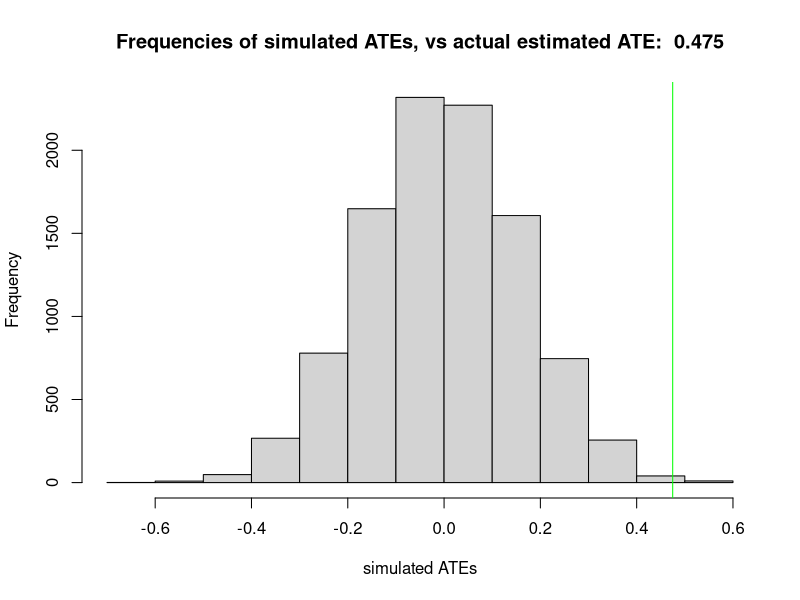
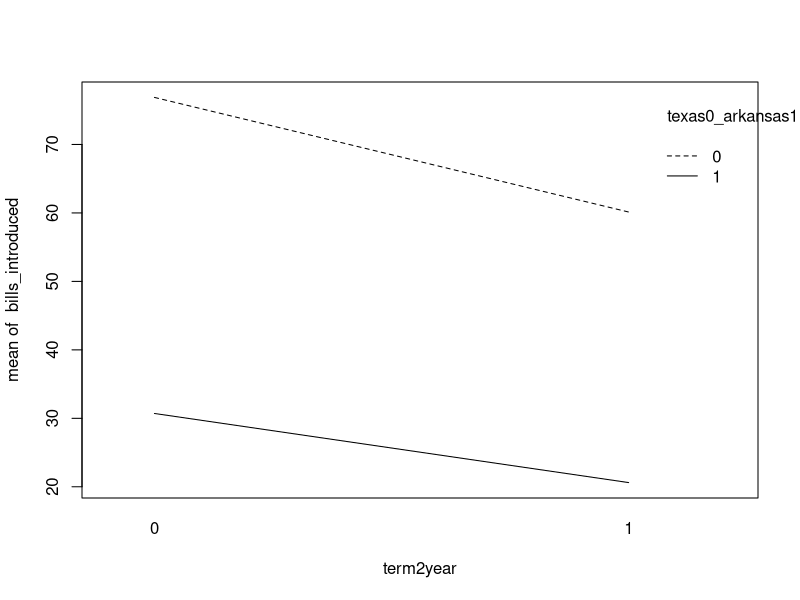
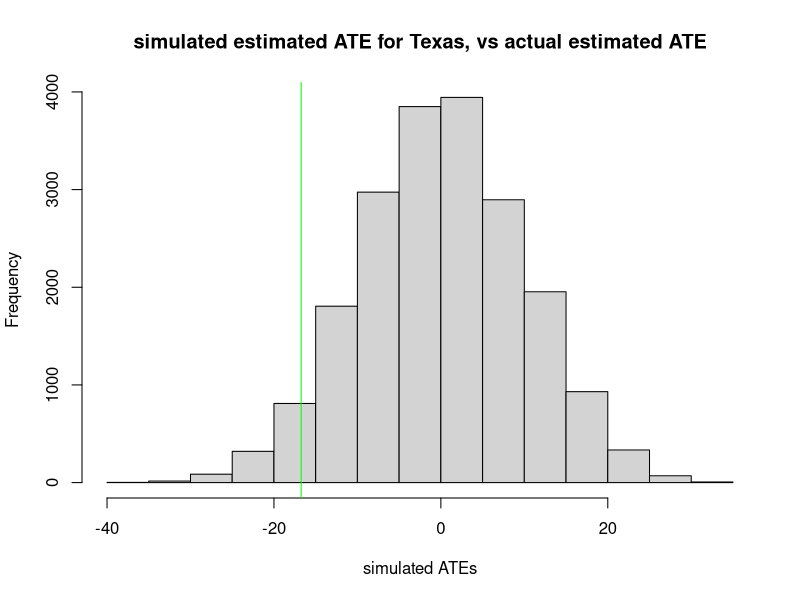
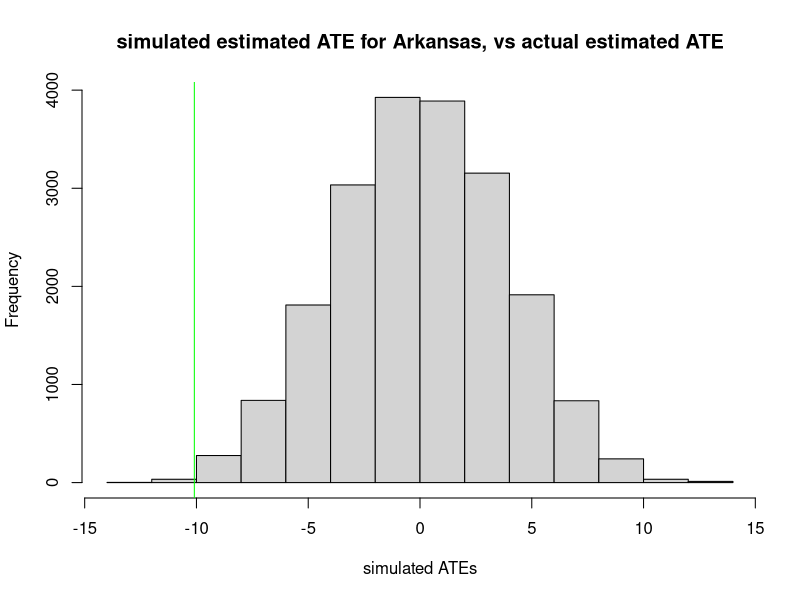
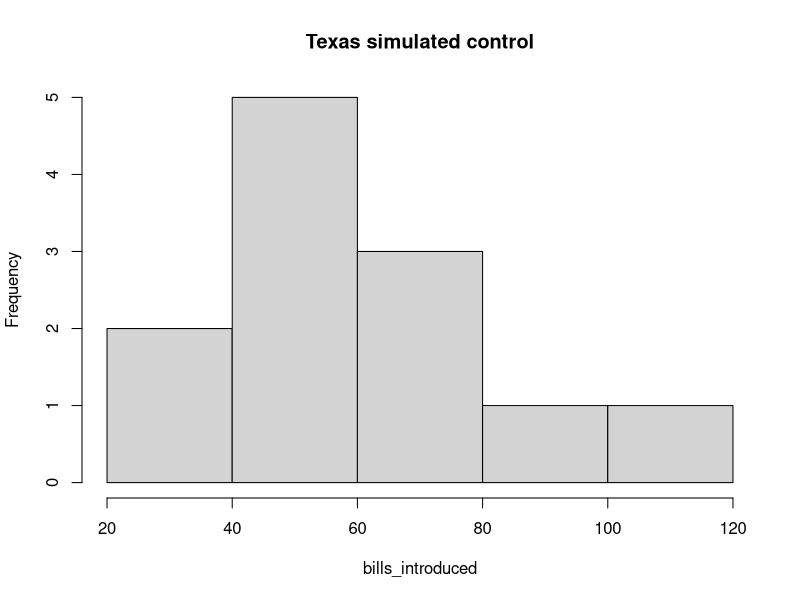
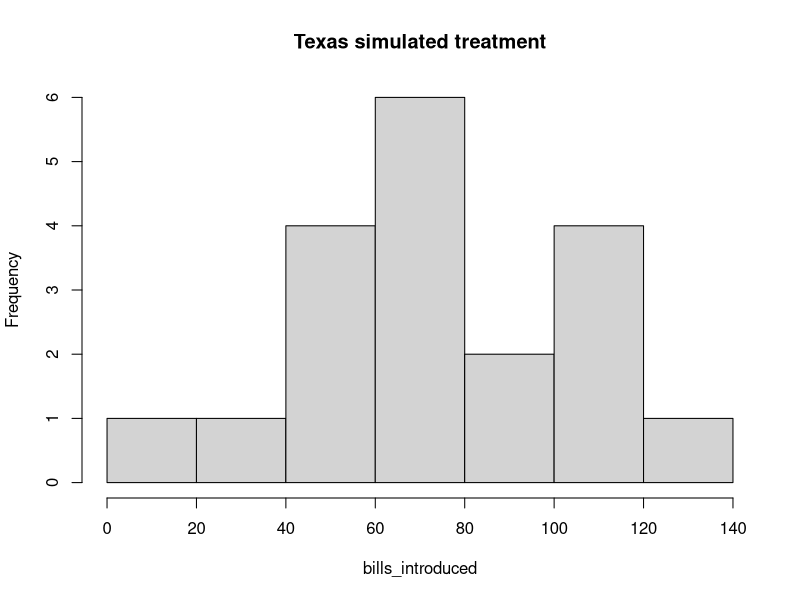
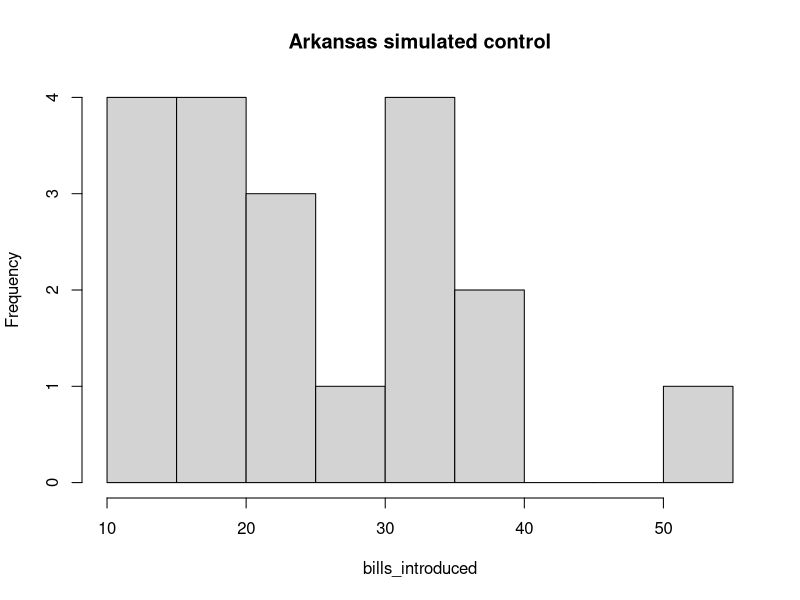
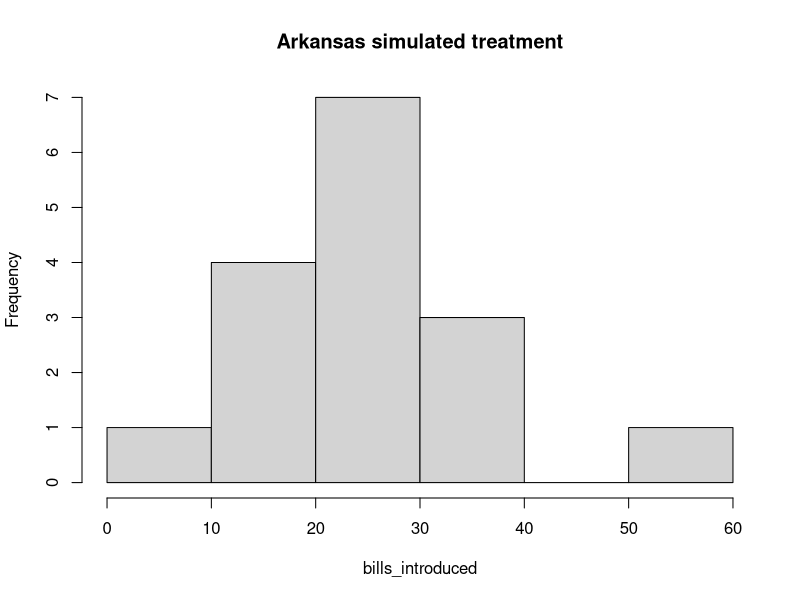

The R script that drew these images, in order:
## ---- chunk 1
library(data.table)
q1 <- {}
q1$d3.6 <- data.table( read.csv("./data/Clingingsmith.2009.csv") )
# head(q1$d3.6)
# summary(q1$d3.6)
# str(q1$d3.6)

# use basic methods to check ATE from the data
# q1$poc <- q1$d3.6[success==0,mean(views)]
# q1$pot <- q1$d3.6[success==1,mean(views)]
# q1$ate <- q1$pot - q1$poc

# use OLS to check ATE from data
q1$m1 <- q1$d3.6[,lm(views ~ success)]
# ATE is a view improvement of roughly 0.475
q1$ate <- q1$m1$coefficients[2]

## ---- chunk 2
# conducting 1 simulated random assignment under the sharp null hypothesis (e.g. matters not if person won visa, their view would not have changed)
# so we flip a fair coin for each person in population, 1 = won visa (treatment), 0 = did not win visa (control)
# ... and we don't change the views, because we are assuming that assignment to win or not win a visa would not have changed it at all

# set.seed(87542)
# q1$d3.6 <- q1$d3.6[, success.q1.a := replicate(nrow(q1$d3.6), rbinom(1,1,0.5))]
# q1$m2 <- q1$d3.6[,lm(views ~ success.q1.a)]
# q1$ate.q1.a <- q1$m2$coefficients[2]


# to conduct 10,000 simulated random assignments under the sharp null hypothesis, just need to create a simulate study function and call it 10,000 times
# then get a distribution of ATEs
set.seed(87542)
q1$sim.study <- function() {
    q1$d3.6 <- q1$d3.6[, success.q1.a := replicate(nrow(q1$d3.6), rbinom(1,1,0.5))]
    q1$m2 <- q1$d3.6[,lm(views ~ success.q1.a)]
    q1$ate.q1.a <- q1$m2$coefficients[2]
    return(q1$ate.q1.a)
}
q1$sim.results <- replicate(10000, q1$sim.study())
hist(q1$sim.results, xlab="simulated ATEs", main=paste("Frequencies of simulated ATEs, vs actual estimated ATE: ",round(q1$ate,3)))
abline(v=q1$ate,col="green")
## ---- chunk 3
data.table(q1$sim.results)[,sim.ate.as.large.as.actual.ate:=(q1$sim.results >= q1$ate)][,.N,by=sim.ate.as.large.as.actual.ate]
## ---- chunk 4
mean(q1$sim.results > q1$ate)
## ---- chunk 5
data.table(q1$sim.results)[,sim.ate.abs.as.large.as.actual.ate:=(abs(q1$sim.results) >= abs(q1$ate))][,.N,by=sim.ate.abs.as.large.as.actual.ate]
## ---- chunk 6
mean(abs(q1$sim.results) > abs(q1$ate))
# or
mean(q1$sim.results > q1$ate) * 2
## ---- chunk 7
library(foreign)
library(data.table)
q2 <- {}
q2$d3.8 <- data.table( read.dta("./data/Titiunik.2010.dta") )
# head(q2$d3.8)
# summary(q2$d3.8)
# str(q2$d3.8)
# hist(q2$d3.8$term2year)
# hist(q2$d3.8$bills_introduced)
# hist(q2$d3.8$texas0_arkansas1)
# q2$d3.8[texas0_arkansas1==0,plot(bills_introduced ~ term2year,main="Texas")]
# q2$d3.8[texas0_arkansas1==1,plot(bills_introduced ~ term2year,main="Arkansas")]
q2$d3.8[,interaction.plot(term2year,texas0_arkansas1,bills_introduced)]
## ---- chunk 8
# use basic methods to estimate the effect on number of bills introduced, by the 2-year term, and the blocking variable texas-vs-arkansas
dcast(
    q2$d3.8[,list(mu=mean(bills_introduced)),by=c("term2year","texas0_arkansas1")] 
    ,texas0_arkansas1 ~ term2year
    ,value.var = "mu"
)

q2$ate.2y.texas.basic <- q2$d3.8[texas0_arkansas1==0 & term2year==1,mean(bills_introduced)] - q2$d3.8[texas0_arkansas1==0 & term2year==0,mean(bills_introduced)]
# -16.74167

q2$ate.2y.arkansas.basic <- q2$d3.8[texas0_arkansas1==1 & term2year==1,mean(bills_introduced)] - q2$d3.8[texas0_arkansas1==1 & term2year==0,mean(bills_introduced)]
# -10.09477


# use OLS regression to estimate the effect on number of bills introduced, by the 2-year term, and the blocking variable texas-vs-arkansas
q2$m1 <- q2$d3.8[texas0_arkansas1==0,lm(bills_introduced ~ term2year)]
(q2$m1)
q2$m2 <- q2$d3.8[texas0_arkansas1==1,lm(bills_introduced ~ term2year)]
(q2$m2)
q2$ate.2y.texas.ols <- q2$m1$coefficients[2] # -16.74167 
q2$ate.2y.arkansas.ols <- q2$m2$coefficients[2] # -10.09477


# use OLS in one model, with interaction variable between the term2year and texas0_arkansas1
q2$m3 <- q2$d3.8[,lm(bills_introduced ~ term2year + texas0_arkansas1 + term2year*texas0_arkansas1)]
(q2$m3)
q2$ate.2y.texas.ols2 <- q2$m3$coefficients[2] # -16.74167 
q2$ate.2y.arkansas.ols2 <- q2$m3$coefficients[2] + q2$m3$coefficients[4] # -10.09477


# use OLS to predict, incorrectly, the overall ATE
q2$m4 <- q2$d3.8[,lm(bills_introduced ~ term2year)]
(q2$m4)
q2$ate.overall.bad.ols <- q2$m4$coefficients[2] # -14.51515 

## ---- chunk 9
# estimate the se for each state, using basic methods
# var0 = variance of control, n0 = number of units in control
# var1 = variance of treatment, n1 = number of units in treatment
q2$se.func <- function(var0, var1, n0, n1) {
    return( sqrt(var0/n0 + var1/n1) )
}


# calcuate the standard error of the estimated ATE, for each state
q2$var0.texas <- var(q2$d3.8[term2year==0 & texas0_arkansas1==0,bills_introduced]) #var0 for texas, 956.25
q2$var1.texas <- var(q2$d3.8[term2year==1 & texas0_arkansas1==0,bills_introduced]) #var1 for texas, 413.6952
q2$var0.arkansas <- var(q2$d3.8[term2year==0 & texas0_arkansas1==1,bills_introduced]) #var0 for arkansas, 148.5956
q2$var1.arkansas <- var(q2$d3.8[term2year==1 & texas0_arkansas1==1,bills_introduced]) #var1 for arkansas, 50.25163
q2$n0.texas <- q2$d3.8[term2year==0 & texas0_arkansas1==0,.N] #n0 for texas, 16
q2$n1.texas <- q2$d3.8[term2year==1 & texas0_arkansas1==0,.N] #n1 for texas, 15
q2$n0.arkansas <- q2$d3.8[term2year==0 & texas0_arkansas1==1,.N] #n0 for arkansas, 17
q2$n1.arkansas <- q2$d3.8[term2year==1 & texas0_arkansas1==1,.N] #n1 for arkansas, 18

q2$se.texas <- q2$se.func(q2$var0.texas, q2$var1.texas, q2$n0.texas, q2$n1.texas) #se for texas block, 9.345871
q2$se.arkansas <- q2$se.func(q2$var0.arkansas, q2$var1.arkansas, q2$n0.arkansas, q2$n1.arkansas)#se for arkansas block, 3.395979





# estimate the se for each state, using libraries
# TBD

## ---- chunk 10
# total ATE is the sum of the ATEs within each block, scaled by the number of units in each block
q2$ate.total = (q2$n.texas/q2$n.all) * q2$ate.2y.texas.basic + (q2$n.arkansas/q2$n.all) * q2$ate.2y.arkansas.basic
(q2$ate.total) # -13.2168
    
## ---- chunk 11
# using results from previous section, calculate the blocked standard error of the estimated ATE
q2$n.texas <- q2$d3.8[texas0_arkansas1==0,.N] #n for texas block, 31
q2$n.arkansas <- q2$d3.8[texas0_arkansas1==1,.N] #n for arkansas block, 35
q2$n.all <- q2$d3.8[,.N] #n for all, 66

q2$se.all <- sqrt( q2$se.texas^2 * (q2$n.texas/q2$n.all)^2 + q2$n.texas^2 * (q2$n.arkansas/q2$n.all)^2 ) #se for overall ATE, 17.01539
(q2$se.all)

## ---- chunk 12
# for a round of randomization inference, we will randomly assign senators to 2-year terms for both texas and arkansas
set.seed(12659)
q2$d3.8 <- q2$d3.8[,term2yearRI:=replicate(nrow(q2$d3.8), rbinom(1,1,0.5))]

# use basic methods to calculate the ATE for each state
q2$ate.texas.ri <- q2$d3.8[texas0_arkansas1==0 & term2yearRI==1,mean(bills_introduced)] - q2$d3.8[texas0_arkansas1==0 & term2yearRI==0,mean(bills_introduced)]
# -19.48246

q2$ate.arkansas.ri <- q2$d3.8[texas0_arkansas1==1 & term2yearRI==1,mean(bills_introduced)] - q2$d3.8[texas0_arkansas1==1 & term2yearRI==0,mean(bills_introduced)]
# -0.7156863


# creates a function to simulate the randomization inference
q2$sim.study <- function() {
    q2$d3.8 <- q2$d3.8[,term2yearRI:=replicate(nrow(q2$d3.8), rbinom(1,1,0.5))]
    q2$m5 <-  q2$d3.8[,lm(bills_introduced ~ term2yearRI + texas0_arkansas1 + term2yearRI*texas0_arkansas1)]
    q2$ate.texas.ri <- q2$m5$coefficients[2]
    q2$ate.arkansas.ri <- q2$m5$coefficients[2] + q2$m5$coefficients[4]
    return(list(q2$ate.texas.ri, q2$ate.arkansas.ri))
}
q2$sim.results <- replicate(10000, q2$sim.study())

# extracts the simulated ATEs for texas and arkansas
q2$ate.texas.sim <- unlist( q2$sim.results[1,1:length(q2$sim.results)/2] )
hist(q2$ate.texas.sim, main="simulated estimated ATE for Texas, vs actual estimated ATE", xlab="simulated ATEs")
abline(v=q2$ate.2y.texas.basic,col="green")

q2$ate.arkansas.sim <- unlist( q2$sim.results[2,1:length(q2$sim.results)/2] )
hist(q2$ate.arkansas.sim, main="simulated estimated ATE for Arkansas, vs actual estimated ATE", xlab="simulated ATEs")
abline(v=q2$ate.2y.arkansas.basic,col="green")


# calculates the implied p-value for each state
mean(q2$ate.texas.sim < q2$ate.2y.texas.basic) #p-value for texas, 0.04470224
mean(q2$ate.arkansas.sim < q2$ate.2y.arkansas.basic) #p-value for arkansas, 0.002100105

# both p-values are < than 0.05, so we can reject the sharp null hypothesis
## ---- chunk 13
q2$d3.8[texas0_arkansas1==0 & term2yearRI==0,hist(bills_introduced,main="Texas simulated control")]
q2$d3.8[texas0_arkansas1==0 & term2yearRI==1,hist(bills_introduced,main="Texas simulated treatment")]
q2$d3.8[texas0_arkansas1==1 & term2yearRI==0,hist(bills_introduced,main="Arkansas simulated control")]
q2$d3.8[texas0_arkansas1==1 & term2yearRI==1,hist(bills_introduced,main="Arkansas simulated treatment")]
## ---- chunk 14
## load data 
library(data.table)
q3 <- {}
q3$d <- data.table( read.csv("./data/ggChapter3.csv") )
# summary(q3$d)
# str(q3$d)
# hist(q3$d$Village)
# hist(q3$d$Y)
# hist(q3$d$D)
# hist(q3$d$Block)
## ---- chunk 15
# create clustering based on {1,2}, {3,4}, {5,6}, ... , {13,14}
q3$d <- q3$d[,C1:=0]
for (i in seq(1,nrow(q3$d),2)) {
    # q3$d[Village==i & Village==i+1, C1:=list(i,i)] #not sure why this doesn't work ...
    q3$d[Village==i, C1:=list(i)]
    q3$d[Village==i+1, C1:=list(i)]

}
head(q3$d)
plot(jitter(q3$d$Block), q3$d$Y)
plot(jitter(q3$d$C1), q3$d$Y)

# we can see from the individual values plot that the variance in our simulated clusters, C1, is relatively small
## ---- chunk 16
# create clustering based on {1,14}, {2,13}, {3,12}, ... , {7,8}
q3$d <- q3$d[,C2:=0]
for (i in seq(1,nrow(q3$d)/2,1)) {
    q3$d[Village==i, C2:=list(i)]
    q3$d[Village==nrow(q3$d)+1-i, C2:=list(i)]
}

head(q3$d)
tail(q3$d)

plot(jitter(q3$d$Block), q3$d$Y)
plot(jitter(q3$d$C2), q3$d$Y)
## ---- chunk 17

# 
q4 <- {}
q4$sim.study <- function(baseline, effect.size, sample.size) {
    control.units <- rbinom(sample.size, 1, baseline)
    treatment.units <- rbinom(sample.size, 1, baseline + effect.size)
    all.units <- c(control.units, treatment.units)
    treatment.vector <- c(rep(0, sample.size), rep(1, sample.size))
    p.value <- summary(lm(all.units ~ treatment.vector))$coefficients[2, 4]
    effect.detected <- p.value < 0.05
    return(effect.detected)
}

# get.power(baseline = .1, effect.size = .05, sample.size = 100)
q4$sim.study(baseline = .1, effect.size = .05, sample.size = 1000000)

## ---- chunk 18

## ---- chunk 19

## ---- chunk 20
library(data.table)
q5 <- {}
q5$d2 <- data.table(read.csv("./data/listData.csv"))
# names(q5)
# head(q5$d2)
# str(q5$d2)
# hist(q5$d2$bid)
# hist(q5$d2$uniform_price_auction)
# plot(q5$d2$uniform_price_auction, q5$d2$bid)
# boxplot(bid ~ uniform_price_auction, data=q5$d2) #shows unequal variance in control vs treatment samples
# q5$d2[,.N,by=uniform_price_auction] #34 samples in each group
## ---- chunk 21

# computes the means for control and treatment groups
q5$bids_control <- q5$d2[uniform_price_auction==0,bid]
q5$bids_treatment <- q5$d2[uniform_price_auction==1,bid]
q5$n_control <- length(q5$bids_control) #34
q5$n_treatment <- length(q5$bids_treatment) #34
q5$mu_control <- q5$d2[uniform_price_auction==0,mean(bid)] #28.82353
q5$mu_treatment <- q5$d2[uniform_price_auction==1,mean(bid)] #16.61765
q5$sd_control<- q5$d2[uniform_price_auction==0,sd(bid)] #19.98101
q5$sd_treatment <- q5$d2[uniform_price_auction==1,sd(bid)] #15.40172
q5$ate <- q5$mu_treatment - q5$mu_control # -12.20588


# see Devore p 358 for the analytic forumla for two-sample t-test
# see https://www.statsdirect.co.uk/help/parametric_methods/utt.htm

# calcualtes the degrees of freedom for a two-sample test of means, with unequal variances
# note, is NOT, (N1 + N2) - 2 , because that assumes equal variances
q5$df <- ( ( (q5$sd_control^2 / q5$n_control) + (q5$sd_treatment^2 / q5$n_treatment) )^2 ) / ( ( (q5$sd_control^2/q5$n_control)^2/(q5$n_control-1) ) + ( (q5$sd_treatment^2/q5$n_treatment)^2/(q5$n_treatment-1) ) ) #61.98287


# calculates the t statistic
q5$t <- ( q5$mu_treatment-q5$mu_control ) / ( sqrt( (q5$sd_control^2)/q5$n_control + (q5$sd_treatment^2)/q5$n_treatment ) ) # -2.821144


# uses the t statistic to calculate 95% confidence interval
q5$ci.upper <- (q5$mu_treatment-q5$mu_control) - qt(0.05/2, q5$df) * sqrt( (q5$sd_control^2)/q5$n_control + (q5$sd_treatment^2)/q5$n_treatment ) # -3.557141

q5$ci.lower <- (q5$mu_treatment-q5$mu_control) + qt(0.05/2, q5$df) * sqrt( (q5$sd_control^2)/q5$n_control + (q5$sd_treatment^2)/q5$n_treatment )# -20.85462

q5$ci <- c(q5$ci.lower, q5$ci.upper)


# sanity check, use the t.test function to do a two sample t-test on treatment vs control
t.test(q5$bids_treatment, q5$bids_control)
# t = -2.8211, df = 61.983, p-value = 0.006421
# 95 percent confidence interval: -20.854624  -3.557141
## ---- chunk 22
# use OLS regression of bid on a binary treatment variable
q5$m1 <- q5$d2[,lm(bid ~ uniform_price_auction)]
q5$m1

q5$m1$ate <- unname(q5$m1$coefficients[2]) # -12.20588

# check if the OLS answers match up with the analytic answers
q5$m1$ate - q5$ate # difference is really close to zero, so probably matches
## ---- chunk 23
# calculate the ci from the OLS model
confint(q5$m1)
q5$m1$ci <- confint(q5$m1)[c(2,4)] # (-20.84416, -3.567603)

# check if the OLS answers match up with the analytic answers
q5$m1$ci - q5$ci # differences are somewhat close to zero compared to the actual values, so still probably matches

## ---- chunk 24

## ---- chunk 25

## ---- chunk 26
